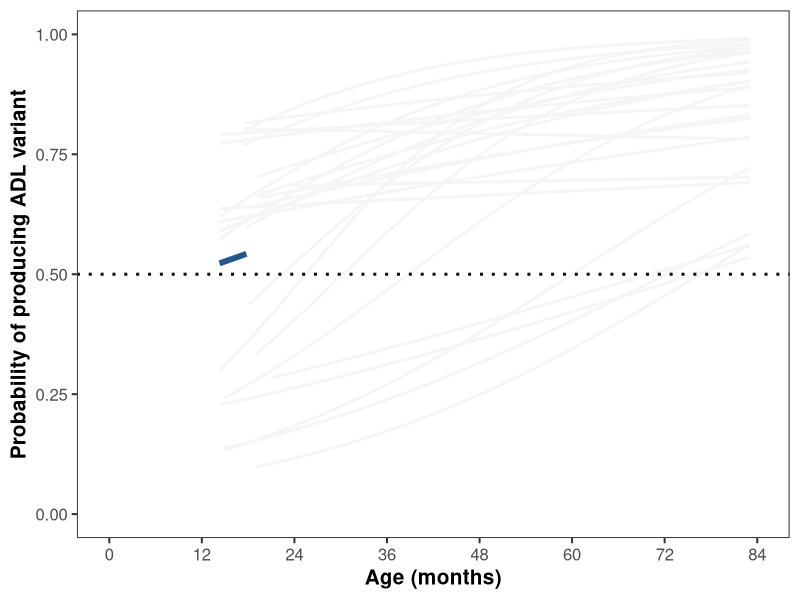
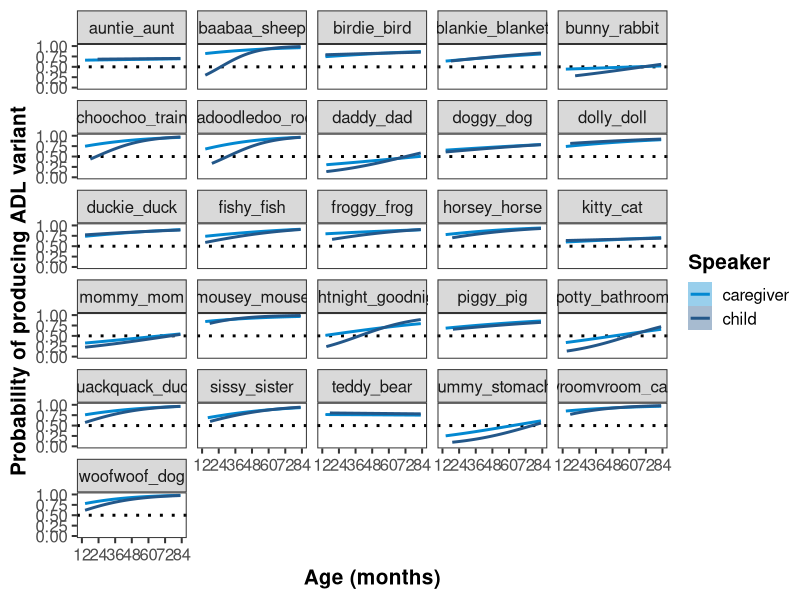

R code for these plots, in order: (Note: this script raises an error after producing the figures.)
library(here)
library(tidyverse)
library(lme4)
library(ggeffects)
library(broom.mixed)

# read in data
data <- read_csv("survey/anon-data/variant-probabilities.csv") %>%
  mutate(id = as.character(id))
metadata <- read_csv("survey/anon-data/item-metadata.csv")

# transform probabilities for binomial regression (0s and 1s for variant types)
model.data <- data %>%
  mutate(ADL = value, CDL = 100 - value)

model.data.CDL <- model.data[rep(seq(nrow(model.data)), model.data$CDL), ]
model.data.CDL <- model.data.CDL %>%
  select(id, age, pair, speaker) %>%
  mutate(variant = 0)

model.data.ADL <- model.data[rep(seq(nrow(model.data)), model.data$ADL), ]
model.data.ADL <- model.data.ADL %>%
  select(id, age, pair, speaker) %>%
  mutate(variant = 1)

model.data <- bind_rows(model.data.ADL, model.data.CDL) %>%
  # calculate age in months
  mutate(age = age/30.437) %>%
  left_join(select(metadata, pair, cogsci), by = "pair")

# set colors for plots
speaker.colors <- c("child" = "#235789", 
                    "caregiver" = "#0288d1")

model.outputs.list <- list()
shift.trends.list <- list()
switch.points.list <- list()
for (i in c("child", "caregiver")) {
  for (j in c("full", "cogsci")) {
    
    if (j == "cogsci") {
      model.input <- model.data %>%
        filter(speaker == i & cogsci == "y")
      
      fig.input <- model.data %>%
        filter(cogsci == "y")
      
      fig.height <- 10
    }
    else {
      model.input <- model.data %>%
        filter(speaker == i)
      
      fig.input <- model.data
      
      fig.height <- 20
    }
    
    # pre-registered model fails to converge
    # model even with simplified random effects structure 
    # (by-child or by-pair intercepts only) also fails to converge
    # model <- glmer(variant ~ scale(age) + (1 + scale(age) | pair) + (1 + scale(age) | id),
    #                data = model.input,
    #                family = binomial,
    #                control = glmerControl(optimizer = "bobyqa"))
    
    model.type <- paste0(i, "-", j)
    
    model <- glm(variant ~ age, 
                 data = model.input, 
                 family = binomial)
    
    # store model output summary
    model.summary <- tidy(model) %>%
      filter(term == "age")
    
    # store model-predicted shift trajectory
    trend <- ggpredict(model, c("age [all]")) %>%
      mutate(model = model.type)
    
    # compute the age at which ADL variants are produced >50% of the time 
    xintercept <- trend %>%
      filter(predicted >= 0.5) %>%
      slice_head() %>%
      pull(x)
    
    model.outputs.list[[model.type]] <- model.summary
    shift.trends.list[[model.type]] <- trend
    switch.points.list[[model.type]] <- xintercept
    
    ggplot() + 
      geom_smooth(data = model.input,
                  aes(x = age, y = variant, group = pair),
                  method = "glm", method.args = list(family = "binomial"),
                  color = "#F5F5F5", se = FALSE) +
      geom_ribbon(data = trend,
                  aes(x = x, ymin = conf.low, ymax = conf.high),
                  fill = speaker.colors[i], alpha = 0.25) +
      geom_line(data = trend,
                aes(x = x, y = predicted), color = speaker.colors[i], size = 2) +
      scale_x_continuous(limits = c(0, 84), breaks = seq(0, 84, by = 12)) +
      labs(x = "Age (months)", y = "Probability of producing ADL variant") +
      geom_hline(yintercept = 0.5, linetype = "dotted", size = 1) +
      theme_test(base_size = 15) +
      theme(axis.title = element_text(face = "bold")) +
      coord_cartesian(ylim = c(0, 1))
      ggsave(paste0("survey/figs/", i, "-", j, ".png"), dpi = 300, height = 5, width = 6)
      
      ggplot(fig.input, 
             aes(x = age, y = variant, color = speaker, fill = speaker)) +
        facet_wrap(.~pair, ncol = 5) +
        geom_hline(yintercept = 0.5, linetype = "dotted", size = 1) +
        geom_smooth(method = "glm", method.args = list(family = "binomial")) +
        scale_color_manual(values = speaker.colors) +
        scale_fill_manual(values = speaker.colors) +
        scale_x_continuous(limits = c(12, 84), breaks = seq(12, 84, by = 12)) +
        coord_cartesian(ylim = c(0, 1)) +
        labs(x = "Age (months)", y = "Probability of producing ADL variant",
             color = "Speaker", fill = "Speaker") +
        theme_test(base_size = 15) +
        theme(axis.title = element_text(face = "bold"), legend.title = element_text(face = "bold"))
      ggsave(paste0("survey/figs/bypair-shift-timing-", j, ".png"), height = fig.height, width = 15, dpi = 300)
  }
}
model.outputs <- do.call(rbind, model.outputs.list) %>%
  rownames_to_column(var = "model") %>%
  write_csv("survey/model-outputs/glms.csv")

shift.trends <- do.call(rbind, shift.trends.list) %>%
  data.frame() %>%
  write_csv("survey/model-outputs/trend-lines.csv")

switch.points <- do.call(rbind, switch.points.list) %>%
  data.frame() %>%
  rownames_to_column(var = "model") %>%
  rename(., age = `.`) %>%
  write_csv("survey/model-outputs/switch-points.csv")
